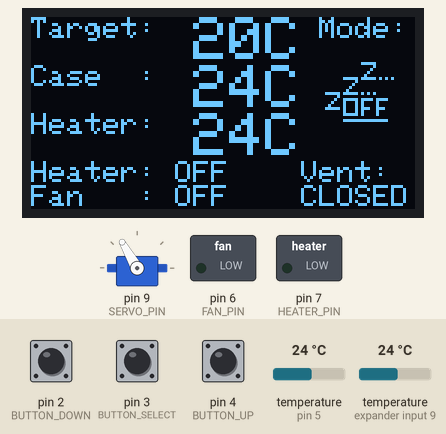
This program was run on a simulated Arduino Nano, built with avr-gcc and run on an emulated ATmega328P. Shown: 128×64 one-colour display, servo, switched loads named in the program (green lamp = pin HIGH). The test bench sets the inputs (shaded band); at power-on: pin 3 (BUTTON_SELECT) HIGH, pin 4 (BUTTON_UP) HIGH, temperature (sensors on pin 5, expander input 9) 24 °C, pin 2 (BUTTON_DOWN) HIGH.

Above: at 1.8 s.
1.9 s: pin 3 (BUTTON_SELECT) pulled LOW for 0.15 s
At 3.6 s:
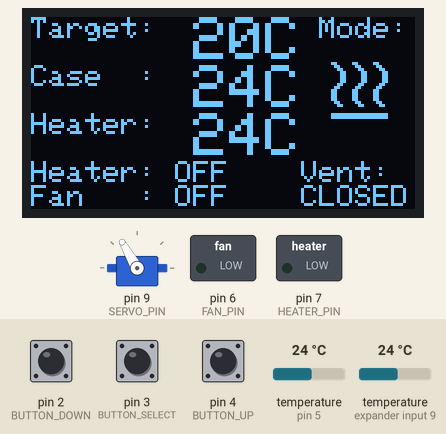
4.6 s: pin 4 (BUTTON_UP) pulled LOW for 0.15 s
At 6.0 s:
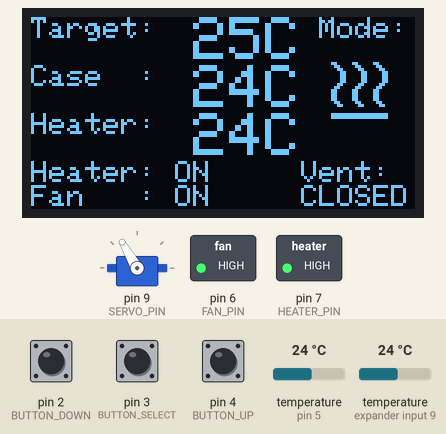
6.3 s: pin 3 (BUTTON_SELECT) pulled LOW for 1 s
At 8.6 s:
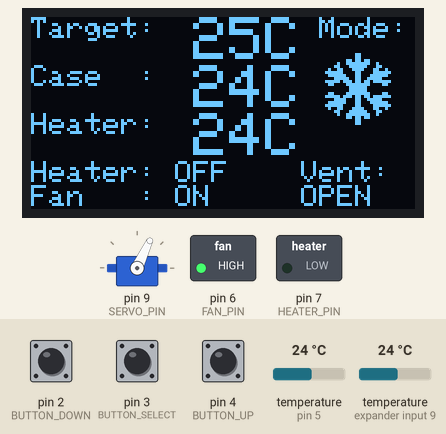
9.3 s: pin 3 (BUTTON_SELECT) pulled LOW for 0.15 s
At 10.1 s:
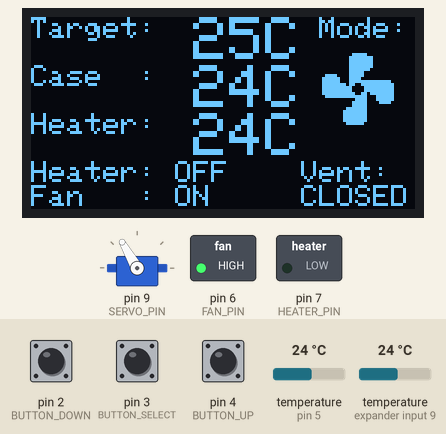
10.9 s: temperature (sensor on pin 5) set to 12 °C
At 11.9 s:
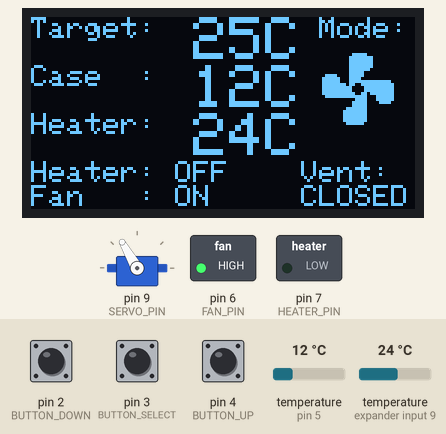
12.4 s: temperature (sensor on expander input 9) set to 12 °C
At 13.1 s:
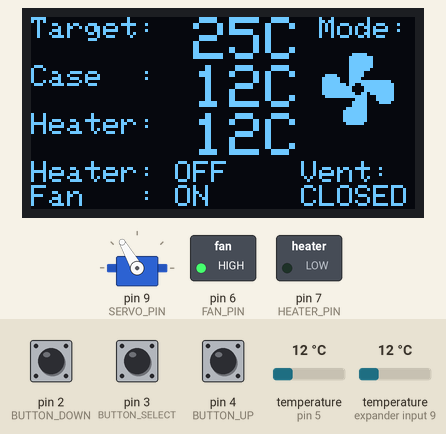
Timing chart, 0 to 14.9 s (numbered marks = the images above; inputs shaded):
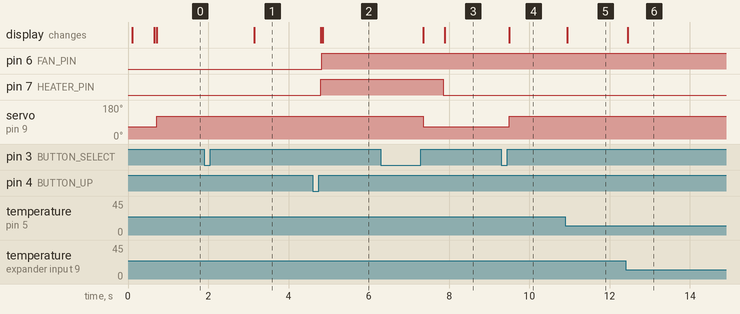

Measured:
- after the input at 1.9 s, the display: changes after 1.2 s (image 1)
- after the input at 4.6 s, pin 6 (FAN_PIN): LOW → HIGH after 0.23 s; pin 7 (HEATER_PIN): LOW → HIGH after 0.20 s; the display: first changes after 0.20 s (image 2 shows a later state)
- after the input at 6.3 s, pin 7 (HEATER_PIN): HIGH → LOW after 1.6 s; servo on pin 9 (SERVO_PIN): 120° → 65° after 1.1 s; the display: first changes after 1.1 s (image 3 shows a later state)
- after the input at 9.3 s, servo on pin 9 (SERVO_PIN): 65° → 120° after 0.19 s; the display: changes after 0.19 s (image 4)
- after the input at 10.9 s, the display: changes after 0.05 s (image 5)
- after the input at 12.4 s, the display: changes after 0.05 s (image 6)

The program:

main.cpp
```cpp
/*
##########################################################
AUTOMATED HEATING SYSTEM FOR ORIGINAL PRUSA ENCLOSURE
Originally written by user @lars and published on
printables.com in august 2023.
Updated in may 2024.
V1.5
##########################################################

*******************************************************
** YOU NEED TO RENAME configuration-sample.h TO      **
** configuration.h (REMOVE THE -sample) TO USE THIS  **
** SOFTWARE. IT WILL NOT WORK WIHTOUT RENAMING!      **
*******************************************************
**    ALSO: GO AND CONFIGURE YOUR SETUP IN THERE!    **
*******************************************************
*/

// Include neccessary libraries
#include <Adafruit_GFX.h>
#include <Adafruit_SH110X.h>
#include <Arduino.h>
#include <DallasTemperature.h>
#include <OneWire.h>
#include <Servo.h>
#include <Wire.h>
#include <avr/wdt.h>

// Include configuartion file.
// Remember to rename (see above)!
#include <configuration.h>

// Declaration of variables
// Do not set values here, they are set in configuration.h

int target;     // initial target temperature
int maxtemp;    // target temperature limit
int tolerance;  // set total tolerance for target temperature
int undertemp;  // set temperature limit for detecting faulty/missing sensors
char scale;     // set Celsius or Fahrenheit scale

int caseovertemplimit = 0;
int heaterovertemplimit = 0;

int upperlimit;
int lowerlimit;
int caseTemp = 0;
int heaterTemp = 0;
char temp_buf[4];
char serial_temp_buf[4];
char serial_mode_buf[5];
char serial_output[17];

// Definitions of names for operating modes. Just to make it more readable.
#define MODE_IDLE 0
#define MODE_HEATING 1
#define MODE_COOLING 2
#define MODE_FAN 3

byte operatingMode = MODE_IDLE;
// Setup MODE_IDLE after startup
bool changeMode = true;

// Declaration of states of actuators
bool heaterState = false;
bool fanState = false;
bool servoState = false;  // Servo closed
bool closeServo = true;

// Flags for recurring events
bool updateTarget = false;

// Timing related variables
#define TEMPERATURE_DELAY 100  // get Temperature every X second
uint32_t previousMillis_temp = 0;
uint32_t previousMillis_serial = 0;

// Parameters of display
#define i2c_Address 0x3c
#define SCREEN_WIDTH 128  // OLED display width, in pixels
#define SCREEN_HEIGHT 64  // OLED display height, in pixels
#define OLED_RESET -1     //   QT-PY / XIAO
Adafruit_SH1106G display =
    Adafruit_SH1106G(SCREEN_WIDTH, SCREEN_HEIGHT, &Wire, OLED_RESET);

// Parameters of thermosensors
#define ONE_WIRE_BUS 5          // Pin used for temp sensors
OneWire oneWire(ONE_WIRE_BUS);  // Setup a oneWire instance
DallasTemperature sensors(&oneWire);

// OneWire device addresses of the thermometers as configured in configuration.h
DeviceAddress caseThermometer = {CASE_THERMOMETER_ADDRESS};
DeviceAddress heaterThermometer = {HEATER_THERMOMETER_ADDRESS};

// Variables for button states
byte prevButtonPressed = 0;
byte buttonPressed = 0;

// Definition of servo-object and initialization of its position
Servo servo;

// Bitmap-icons for heating, cooling and fan, stored in PROGMEM

const unsigned char PROGMEM logo24_heat[] = {
    0x00, 0x00, 0x00, 0x00, 0x00, 0x00, 0x00, 0x00, 0x00, 0x18, 0x30, 0x60,
    0x0c, 0x18, 0x30, 0x06, 0x0c, 0x18, 0x03, 0x06, 0x0c, 0x03, 0x06, 0x0c,
    0x03, 0x06, 0x0c, 0x03, 0x06, 0x0c, 0x06, 0x0c, 0x18, 0x0c, 0x18, 0x30,
    0x18, 0x30, 0x60, 0x18, 0x30, 0x60, 0x18, 0x30, 0x60, 0x18, 0x30, 0x60,
    0x0c, 0x18, 0x30, 0x06, 0x0c, 0x18, 0x00, 0x00, 0x00, 0x00, 0x00, 0x00,
    0x1f, 0xff, 0xfc, 0x1f, 0xff, 0xfc, 0x00, 0x00, 0x00, 0x00, 0x00, 0x00};
const unsigned char PROGMEM logo24_cool[] = {
    0x00, 0x18, 0x00, 0x00, 0x18, 0x00, 0x00, 0xdb, 0x00, 0x04, 0xff, 0x20,
    0x0c, 0x7e, 0x30, 0x26, 0x3c, 0x64, 0x7e, 0x18, 0x7e, 0x3f, 0x18, 0xfc,
    0x0f, 0x99, 0xf0, 0x7d, 0xdb, 0x7e, 0x30, 0xff, 0x0c, 0x00, 0x7e, 0x00,
    0x00, 0x7e, 0x00, 0x30, 0xff, 0x0c, 0x7d, 0xdb, 0x7e, 0x0f, 0x19, 0xf0,
    0x3f, 0x18, 0xfc, 0x7e, 0x18, 0x7e, 0x26, 0x3c, 0x64, 0x0c, 0x7e, 0x30,
    0x04, 0xff, 0x20, 0x00, 0xdb, 0x00, 0x00, 0x18, 0x00, 0x00, 0x18, 0x00};
const unsigned char PROGMEM logo24_fan[] = {
    0x00, 0x3e, 0x00, 0x00, 0x7f, 0x80, 0x00, 0x7f, 0x80, 0x00, 0x7f, 0x80,
    0x00, 0x7f, 0x80, 0x00, 0x7f, 0x00, 0x00, 0x7c, 0x00, 0x78, 0x7c, 0x00,
    0xfc, 0x78, 0x00, 0xfc, 0x7f, 0xfe, 0xff, 0x67, 0xff, 0xff, 0xc3, 0xff,
    0xff, 0xc3, 0xff, 0xff, 0xe6, 0xff, 0x7f, 0xfe, 0x3f, 0x00, 0x1e, 0x3f,
    0x00, 0x3e, 0x1e, 0x00, 0x3e, 0x00, 0x00, 0xfe, 0x00, 0x01, 0xfe, 0x00,
    0x01, 0xfe, 0x00, 0x01, 0xfe, 0x00, 0x01, 0xfe, 0x00, 0x00, 0xfc, 0x00};

const unsigned char PROGMEM logo24_idle[]{
    0x00, 0x00, 0x00, 0x00, 0x00, 0x00, 0x00, 0x00, 0x00, 0x00, 0x07, 0xc0,
    0x00, 0x00, 0x40, 0x00, 0x00, 0x80, 0x00, 0x01, 0x00, 0x00, 0x02, 0x00,
    0x01, 0xf7, 0xd5, 0x00, 0x10, 0x00, 0x00, 0x20, 0x00, 0x00, 0x40, 0x00,
    0x00, 0x80, 0x00, 0x7d, 0xf5, 0x40, 0x04, 0x00, 0x00, 0x09, 0xf7, 0xbc,
    0x11, 0x14, 0x20, 0x21, 0x14, 0x20, 0x7d, 0x17, 0x38, 0x01, 0x14, 0x20,
    0x01, 0xf4, 0x20, 0x00, 0x00, 0x00, 0x01, 0xff, 0xfc, 0x00, 0x00, 0x00};

// Error messages
#define TEMP_ERROR 0
#define SENSOR_ERROR 1

// Functions for drawing the individual symbols on the display.

void drawHeatingSymbol() {
  display.fillRect(97, 12, 24, 24, SH110X_BLACK);
  display.drawBitmap(97, 12, logo24_heat, 24, 24, SH110X_WHITE);
}
void drawCoolingSymbol() {
  display.fillRect(97, 12, 24, 24, SH110X_BLACK);
  display.drawBitmap(97, 12, logo24_cool, 24, 24, SH110X_WHITE);
}
void drawFanSymbol() {
  display.fillRect(97, 12, 24, 24, SH110X_BLACK);
  display.drawBitmap(97, 12, logo24_fan, 24, 24, SH110X_WHITE);
}
void drawIdleSymbol() {
  display.fillRect(97, 12, 24, 24, SH110X_BLACK);
  display.drawBitmap(97, 12, logo24_idle, 24, 24, SH110X_WHITE);
}

// Setup OLED display
// This functions prints all the neccessary text on the display once.
void display_prepare() {
  display.setTextSize(1);
  display.setTextColor(SH110X_WHITE);
  display.clearDisplay();

  display.setCursor(0, 0);
  display.print(F("Target:         Mode:"));
  display.setCursor(0, 16);
  display.print(F("Case  :"));
  display.setCursor(0, 32);
  display.print(F("Heater:"));
  display.setCursor(0, 48);
  display.print(F("Heater: OFF"));
  display.setCursor(0, 56);
  display.print(F("Fan   : OFF"));
  display.setCursor(90, 48);
  display.print(F("Vent:"));

  // Print initial target temperature
  display.setTextSize(2);
  display.setCursor(42, 0);
  sprintf(temp_buf, "%3d", target);
  display.print(temp_buf);
  display.print(scale);

  display.display();
}

// Turn heater on and update display
void heaterOn() {
  if (heaterState == true) return;

  digitalWrite(HEATER_PIN, HIGH);
  display.setTextSize(1);
  display.fillRect(48, 48, 30, 8, SH110X_BLACK);
  display.setCursor(48, 48);
  display.print(F("ON"));
  display.display();
  heaterState = true;
}

// Turn heater off and update display
void heaterOff() {
  if (heaterState == false) return;

  digitalWrite(HEATER_PIN, LOW);
  display.setTextSize(1);
  display.fillRect(48, 48, 30, 8, SH110X_BLACK);
  display.setCursor(48, 48);
  display.print(F("OFF"));
  display.display();
  heaterState = false;
}

// Turn fan on and update display
void fanOn() {
  if (fanState == true) return;

  digitalWrite(FAN_PIN, HIGH);
  display.setTextSize(1);
  display.fillRect(48, 56, 30, 8, SH110X_BLACK);
  display.setCursor(48, 56);
  display.print(F("ON"));
  display.display();
  fanState = true;
}

// Turn fan off and update display
void fanOff() {
  if (fanState == false) return;

  digitalWrite(FAN_PIN, LOW);
  display.setTextSize(1);
  display.fillRect(48, 56, 30, 8, SH110X_BLACK);
  display.setCursor(48, 56);
  display.print(F("OFF"));
  display.display();
  fanState = false;
}

// Set position of servo to open flap
void servoOpen() {
  servo.attach(SERVO_PIN);
  servo.write(SERVO_POS_OPEN);
  if (servoState != true) {
    display.setCursor(90, 56);
    display.setTextSize(1);
    display.fillRect(90, 56, 48, 8, SH110X_BLACK);
    display.print(F("OPEN"));
    display.display();
    servoState = true;
  }
  delay(SERVO_MOVING_MS);  // Allow Servo time to reach position
  servo.detach();  // Detach servo so that it wont try to move all the time
}

// Set position of servo to close flap
void servoClose() {
  servo.attach(SERVO_PIN);
  servo.write(SERVO_POS_CLOSED);
  if (servoState != false) {
    display.setCursor(90, 56);
    display.setTextSize(1);
    display.fillRect(90, 56, 48, 8, SH110X_BLACK);
    display.print(F("CLOSED"));
    display.display();
    servoState = false;
  }
  delay(SERVO_MOVING_MS);  // Allow Servo time to reach position
  servo.detach();  // Detach servo so that it wont try to move all the time
}

// Flash the error message and get stuck here.
// This will cause the software to essentially stop
// so that the heater can only be turned on again if
// the user power-cycles the heating system.
void showError(byte err_text_mode) {
  heaterOff();
  fanOff();
  servoOpen();
  bool is_black = true;
  while (true) {
    display.clearDisplay();
    display.setCursor(0, 0);
    if (is_black == true) {
      display.setTextColor(SH110X_WHITE);
    } else {
      display.fillRect(0, 0, 128, 64, SH110X_WHITE);
      display.setTextColor(SH110X_BLACK);
    }
    display.setTextSize(3);
    display.println(F("ERROR!"));
    display.setTextSize(1);

    if (err_text_mode == TEMP_ERROR) {
      display.println(F("Overtemp. detected."));
    } else if (err_text_mode == SENSOR_ERROR) {
      display.println(F("Sensor error! Are"));
      display.println(F("they wired correctly?"));
    }

    display.println(F("Shutting down heater."));
    display.println(F("Please powercycle!"));
    display.display();
    is_black = !is_black;
    delay(1000);
  }
}

// Checks if there are any temperature related problems and turns off the
// heating system accordingly. There are two different cases here: Overtemp and
// sensor-error. Overtemp should be pretty self-explanatory, sensor error means
// that the sensor reports values, that are obviously false. Normally they
// report -127°C (-196°F) when they are not wired correctly or are defective, so
// we check for sensor-readings below -20°C (-4°F), as I dont expect anyone
// actually trying to use this system below that temperature. If you do, adjust
// the threshold accordingly.
void checkForTempProblems() {
  if (caseTemp >= caseovertemplimit || heaterTemp >= heaterovertemplimit) {
    showError(TEMP_ERROR);
  } else if (caseTemp <= undertemp || heaterTemp <= undertemp) {
    showError(SENSOR_ERROR);
  }
}

// Checks when button is pressed UP after pressed DOWN
bool checkButton(byte button) {
  if (!digitalRead(button) == true) {
    if (prevButtonPressed == 0) prevButtonPressed = button;
  } else if (prevButtonPressed == button) {
    prevButtonPressed = 0;
    return true;
  }
  return false;
}

// Checks if buttons were pressed and return pressed button
byte checkButtons() {
  if (checkButton(BUTTON_UP)) return BUTTON_UP;
  if (checkButton(BUTTON_DOWN)) return BUTTON_DOWN;
  if (checkButton(BUTTON_SELECT)) return BUTTON_SELECT;
  return 0;
}

// Gets temperature readings from the sensors and draws them on the display.
void measureTemperatures() {
  sensors.requestTemperatures();
  if (TEMPERATURE_SCALE_C == true) {
    caseTemp = sensors.getTempC(caseThermometer);
    heaterTemp = sensors.getTempC(heaterThermometer);
  } else {
    caseTemp = sensors.getTempF(caseThermometer);
    heaterTemp = sensors.getTempF(heaterThermometer);
  }
  // Show current temp on display
  display.fillRect(42, 16, 46, 32, SH110X_BLACK);
  display.setCursor(42, 16);
  display.setTextSize(2);
  sprintf(temp_buf, "%3d", caseTemp);
  display.print(temp_buf);
  display.print(scale);
  display.setCursor(42, 32);
  sprintf(temp_buf, "%3d", heaterTemp);
  display.print(temp_buf);
  display.print(scale);
  display.setTextSize(1);
  display.display();
}

// Adjustment of target temperature
// If up/down button was pressed, change target temp accordingly
void updateTargetTemperature() {
  if (buttonPressed == BUTTON_UP) {
    target = target + 5;
    if (target > maxtemp) {  // Limit target temperature to maxtemp
      target = maxtemp;
    }
    updateTarget = true;
    buttonPressed = 0;
  }
  if (buttonPressed == BUTTON_DOWN) {
    target = target - 5;
    if (target < 0) {  // Limit target to positive temperatures
      target = 0;
    }
    updateTarget = true;
    buttonPressed = 0;
  }

  // Only write changes to display when something actually changed.
  if (updateTarget == true) {
    // As target changed, set new limits
    upperlimit = target + tolerance / 2;
    lowerlimit = target - tolerance / 2;

    // Remove old target temp from display
    display.fillRect(42, 0, 42, 16, SH110X_BLACK);
    display.setTextColor(SH110X_WHITE);
    display.setTextSize(2);
    display.setCursor(42, 0);
    sprintf(temp_buf, "%3d", target);
    display.print(temp_buf);
    display.print(scale);
    display.display();
    updateTarget = false;  // Reset flag
  }
}

void writeSerialData() {
  // first clear the existing output string
  serial_output[0] = '\0';
  // then write the target temperature
  sprintf(serial_temp_buf, "%3d", target);
  strcat(serial_output, serial_temp_buf);
  strcat(serial_output, ",");
  // then write the case temperature
  sprintf(serial_temp_buf, "%3d", caseTemp);
  strcat(serial_output, serial_temp_buf);
  strcat(serial_output, ",");
  // then write the heater temperature
  sprintf(serial_temp_buf, "%3d", heaterTemp);
  strcat(serial_output, serial_temp_buf);
  strcat(serial_output, ",");

  // then write the mode setting
  serial_mode_buf[0] = '\0';
  switch (operatingMode) {
    case MODE_IDLE:
      strcat(serial_mode_buf, "IDLE");
      break;
    case MODE_HEATING:
      strcat(serial_mode_buf, "HEAT");
      break;
    case MODE_COOLING:
      strcat(serial_mode_buf, "COOL");
      break;
    case MODE_FAN:
      strcat(serial_mode_buf, " FAN");
      break;
  }
  strcat(serial_output, serial_mode_buf);
  Serial.println(serial_output);
}

void setup() {
  // Initialize temperature sensors and set resolution to 9 bit
  sensors.begin();
  sensors.setResolution(caseThermometer, 9);
  sensors.setResolution(heaterThermometer, 9);
  sensors.setWaitForConversion(false);

  // Initialize Celsius or Fahrenheit values

  if (TEMPERATURE_SCALE_C == true) {
    caseovertemplimit = CASE_TEMP_OVERTEMP_LIMIT_C;
    heaterovertemplimit = HEATER_TEMP_OVERTEMP_LIMIT_C;
    target = INITIAL_TARGET_C;
    maxtemp = MAX_TEMP_SETTING_C;
    undertemp = SENSOR_ERROR_UNDERTEMP_C;
    tolerance = TOLERANCE_C;
    scale = 'C';
  } else {
    caseovertemplimit = CASE_TEMP_OVERTEMP_LIMIT_F;
    heaterovertemplimit = HEATER_TEMP_OVERTEMP_LIMIT_F;
    target = INITIAL_TARGET_F;
    maxtemp = MAX_TEMP_SETTING_F;
    undertemp = SENSOR_ERROR_UNDERTEMP_F;
    tolerance = TOLERANCE_F;
    scale = 'F';
  }

  // Initialize display and print basic information
  display.begin();
  display_prepare();

  // Define pins as input/output
  pinMode(HEATER_PIN, OUTPUT);
  pinMode(FAN_PIN, OUTPUT);

  pinMode(BUTTON_SELECT, INPUT_PULLUP);
  pinMode(BUTTON_UP, INPUT_PULLUP);
  pinMode(BUTTON_DOWN, INPUT_PULLUP);

  // Initialize servo and move around
  servoOpen();

  // Initialize serial for logging purposes.
  if (SERIAL_LOGGING == true) {
    Serial.begin(115200);
    // Since attaching a serial monitor resets the Arduino,
    // we can use setup() to insert the column headers and the
    // monitor program will capture it.
    Serial.println(F("Target Temp,Case Temp,Heater Temp,Mode"));
  }

#ifdef WATCHDOG
  // Enable the watchdog with a timeout of 4 seconds
  wdt_enable(WDTO_4S);
#endif
}

void loop() {
#ifdef WATCHDOG
  // Reset the watchdog
  wdt_reset();
#endif
  // Check if any of the buttons were pressed
  buttonPressed = checkButtons();

  // Read current temperatures from sensors, if set time has passed since last
  // check As this operation takes quite some time, we'll only do it every few
  // seconds. The temperature in the enclosure doesnt't change that fast
  // anyways.
  if (millis() - previousMillis_temp >= TEMPERATURE_DELAY) {
    previousMillis_temp = millis();

    measureTemperatures();   // get new temperatures from sensors
    checkForTempProblems();  // check if temperatures are in safe range

    // This displays the current millis() on the display. It does not serve any
    // function besides telling me that the system is still alive. I needed this
    // for debugging, because I ran into some weird RAM-overflow situations
    // which resultet in crashes of the controller.
    // I kept the code in here, so that I could easily define PRINT_MILLIS to
    // get this functionality. You probably do not want to define it, as it does
    // not serve any purpose for normal use.
#ifdef PRINT_MILLIS
    display.setCursor(90, 40);
    display.fillRect(90, 40, 37, 8, SH110X_BLACK);
    display.print(millis());
#endif
    display.display();
  }

  if (millis() - previousMillis_serial >= SERIAL_RATE_MS &&
      SERIAL_LOGGING == true) {
    // Write a new line of serial data if the timer has elapsed.
    // This allows a different logging rate from the data reporting
    // rate so that logging is not tied to the system's "response rate."

    previousMillis_serial = millis();

    writeSerialData();
  }

  // If Select-button is pressed, change modes from 1 to 4
  if (buttonPressed == BUTTON_SELECT) {
    operatingMode++;
    if (operatingMode > 3) {
      operatingMode = 0;
    }
    buttonPressed = 0;
    changeMode = true;
  }

  /*******************************************************
  ################ IDLE MODE - DO NOTHING ################
  *******************************************************/
  if (operatingMode == MODE_IDLE && changeMode == true) {
    changeMode = false;
    drawIdleSymbol();
    servoClose();
    fanOff();
    heaterOff();
  }

  // /*******************************************************
  // ##### HEATING MODE - HEATER ON, FAN ON, VENT CLOSED ####
  // *******************************************************/
  if (operatingMode == MODE_HEATING) {
    if (changeMode == true) {
      changeMode = false;
      drawHeatingSymbol();
      servoClose();
    }

    // Adjustment of target temperature
    updateTargetTemperature();

    // Check if case temperature is lower or higher than target
    // and turn heater on or off accordingly.
    // The multiple calls of servoClose are a clumsy workaround for
    // keeping the servo quiet (by not keeping it attached the whole time)
    // but also resetting it to the closed position after it sometimes
    // randomly moves when the relays turn on, as they seem to interfere with
    // it.

    if (caseTemp <= lowerlimit) {
      if (heaterState == false) {
        closeServo = true;
      }
      heaterOn();
      fanOn();
      if (closeServo == true) {
        servoClose();
        closeServo = false;
      }
    } else if (caseTemp >= upperlimit) {
      if (heaterState == true) {
        closeServo = true;
      }
      heaterOff();
      fanOff();
      if (closeServo == true) {
        servoClose();
        closeServo = false;
      }
    }
  }

  // /*******************************************************
  // ##### COOLING MODE - HEATER OFF, FAN ON, VENT OPEN #####
  // *******************************************************/
  if (operatingMode == MODE_COOLING && changeMode == true) {
    changeMode = false;
    drawCoolingSymbol();
    servoOpen();
    fanOn();
    heaterOff();
  }

  // /*******************************************************
  // ###### FAN MODE - HEATER OFF, FAN ON, VENT CLOSED ######
  // *******************************************************/
  if (operatingMode == MODE_FAN && changeMode == true) {
    changeMode = false;
    drawFanSymbol();
    servoClose();
    fanOn();
    heaterOff();
  }
}
```

Source omitted: configuration-sample.h (5522 bytes)
